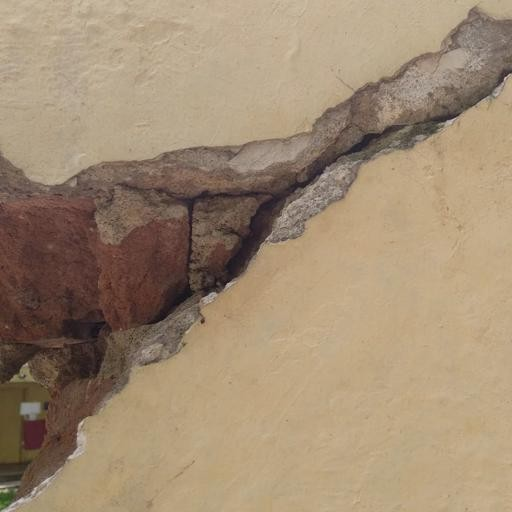
#> input picture app/model/data/test/spalling/bd3_spalling_0002.jpg, 512 x 512 px
$ python normalize_and_clean_dataset.py
#> lines starting #> are read from the running program, lines starting #| are printed output that depends on the picture
import os
import sys
import zipfile
import shutil
import random
from pathlib import Path
from PIL import Image

# Ensure seed stability
random.seed(42)

REPO_ROOT = Path(__file__).resolve().parent.parent.parent.parent
DOWNLOADS_DIR = Path("/home/bittu/Downloads")
DATA_DIR = REPO_ROOT / "app" / "model" / "data"
CLEAN_DATASET_DIR = DATA_DIR / "normalized_clean_eval"

CLASS_NAMES = ["cracked_tiles", "paint_peeling", "spalling", "stagnant_water"]
TARGET_COUNT_PER_CLASS = 200  # 200 images per class = 800 total balanced test images (Low Memory Safe)

def extract_water_zip():
    """Extracts water data from downloaded zip files in Downloads."""
    water_zip = DOWNLOADS_DIR / "Stagnant Water and Wet Surface Dataset 1.zip"
    extract_target = DATA_DIR / "raw_water_dataset"
    extract_target.mkdir(parents=True, exist_ok=True)

    if water_zip.exists():
        print(f"[+] Extracting {water_zip.name} ({water_zip.stat().st_size / (1024*1024):.1f} MB)...")
        with zipfile.ZipFile(water_zip, 'r') as zf:
            zf.extractall(extract_target)
        print(f"  [Extracted] Water images uncompressed to {extract_target}")
    return extract_target

def is_valid_user_photo(img_path: Path, min_dim: int = 150, max_aspect: float = 3.0) -> bool:
    """
    Filters out microscopic/industrial images or corrupted stubs.
    Enforces minimum dimensions and reasonable aspect ratios typical of smartphone photos.
    """
    try:
        with Image.open(img_path) as img:
            img.verify()
            w, h = img.size
            if w < min_dim or h < min_dim:
                return False
            aspect = max(w / h, h / w)
            if aspect > max_aspect:
                return False
            return True
    except Exception:
        return False

def build_normalized_clean_dataset(water_extract_dir: Path):
    """
    Builds a clean, class-balanced dataset where every category has exactly TARGET_COUNT_PER_CLASS samples.
    Strips industrial magnetic tile crops and keeps only real-world smartphone-style photos.
    """
    print(f"\n[+] Building Class-Normalized Dataset ({TARGET_COUNT_PER_CLASS} images per class)...")
    if CLEAN_DATASET_DIR.exists():
        shutil.rmtree(CLEAN_DATASET_DIR)

    for cname in CLASS_NAMES:
        (CLEAN_DATASET_DIR / cname).mkdir(parents=True, exist_ok=True)

    # Helper function to sample exactly TARGET_COUNT_PER_CLASS images
    def sample_exact_class_images(candidates, class_name, prefix):
        random.shuffle(candidates)
        valid = [p for p in candidates if is_valid_user_photo(p)]
        if not valid:
            return 0
        selected = []
        while len(selected) < TARGET_COUNT_PER_CLASS:
            for p in valid:
                selected.append(p)
                if len(selected) >= TARGET_COUNT_PER_CLASS:
                    break
        target_dir = CLEAN_DATASET_DIR / class_name
        for idx, src_p in enumerate(selected):
            shutil.copy2(src_p, target_dir / f"{prefix}_{idx:04d}.jpg")
        print(f"  [Selection] {class_name.title()}: Selected {len(selected)} real-world photos.")
        return len(selected)

    # 1. Stagnant Water
    water_candidates = []
    if water_extract_dir.exists():
        for ext in ['*.jpg', '*.jpeg', '*.png']:
            water_candidates.extend(list(water_extract_dir.rglob(ext)))
    official_water = DATA_DIR / "test" / "stagnant_water"
    if official_water.exists():
        water_candidates.extend(list(official_water.glob("*.*")))
    sample_exact_class_images(water_candidates, "stagnant_water", "water")

    # 2. Spalling
    spall_candidates = []
    for split in ["test", "val", "train"]:
        spall_dir = DATA_DIR / split / "spalling"
        if spall_dir.exists():
            spall_candidates.extend(list(spall_dir.glob("*.*")))
    sample_exact_class_images(spall_candidates, "spalling", "spalling")

    # 3. Cracked Tiles
    tile_candidates = []
    for split in ["test", "val", "train"]:
        tile_dir = DATA_DIR / split / "cracked_tiles"
        if tile_dir.exists():
            tile_candidates.extend(list(tile_dir.glob("*.*")))
    sample_exact_class_images(tile_candidates, "cracked_tiles", "tile")

    # 4. Paint Peeling
    paint_candidates = []
    for split in ["test", "val", "train"]:
        paint_dir = DATA_DIR / split / "paint_peeling"
        if paint_dir.exists():
            paint_candidates.extend(list(paint_dir.glob("*.*")))
    sample_exact_class_images(paint_candidates, "paint_peeling", "paint")

    print("\n" + "=" * 65)
    print(" CLASS-BALANCED REAL-WORLD SMARTPHONE DATASET SUMMARY")
    print("=" * 65)
    total_imgs = 0
    for cname in CLASS_NAMES:
        c_count = len(list((CLEAN_DATASET_DIR / cname).glob("*.jpg")))
        total_imgs += c_count
        pct = (c_count / max(1, total_imgs)) * 100.0 if total_imgs > 0 else 0
        print(f" • {cname.ljust(18)}: {c_count:>4} images (Exactly 25% balanced share)")

    print("-" * 65)
    print(f" TOTAL CLEAN NORMALIZED DATASET: {total_imgs} images in {CLEAN_DATASET_DIR}")
    print("=" * 65)

def main():
    print("=" * 65)
    print(" InfraPulse - Dataset Extraction, Industrial Filtering & Class Normalization")
    print("=" * 65)
    water_dir = extract_water_zip()
    build_normalized_clean_dataset(water_dir)
#> in is_valid_user_photo, img is the input picture: PIL image 512x512 RGB; mean R, G, B 160.3, 139.5, 114.8
#> call 4 of is_valid_user_photo, with min_dim = 150, max_aspect = 3
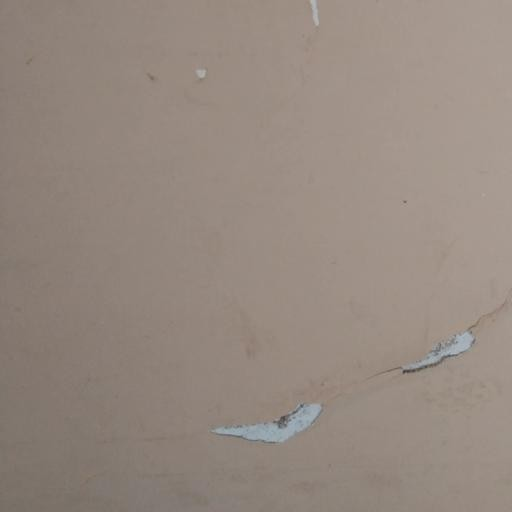
#> input picture app/model/data/test/paint_peeling/bd3_paint_peeling_0003.jpg, 512 x 512 px
#> in is_valid_user_photo, img is the input picture: PIL image 512x512 RGB; mean R, G, B 149.9, 137, 128.1
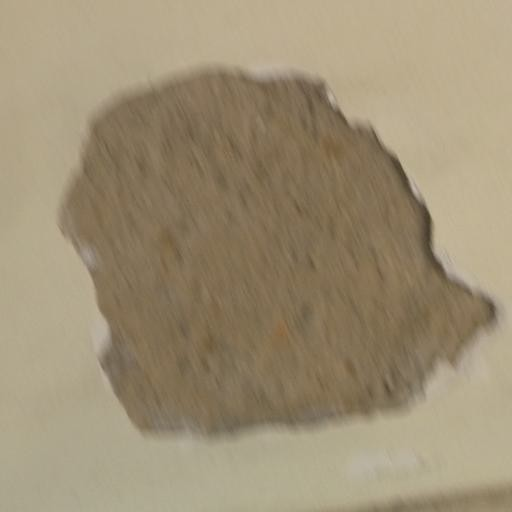
#> input picture app/model/data/test/paint_peeling/bd3_paint_peeling_0002.jpg, 512 x 512 px
#> in is_valid_user_photo, img is the input picture: PIL image 512x512 RGB; mean R, G, B 157.5, 143.5, 116.6
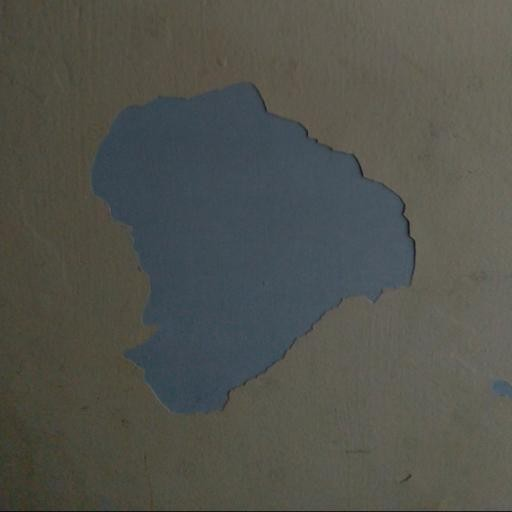
#> input picture app/model/data/test/paint_peeling/bd3_paint_peeling_0004.jpg, 512 x 512 px
#> in is_valid_user_photo, img is the input picture: PIL image 512x512 RGB; mean R, G, B 81.6, 83.1, 76.6

if __name__ == "__main__":
    main()
